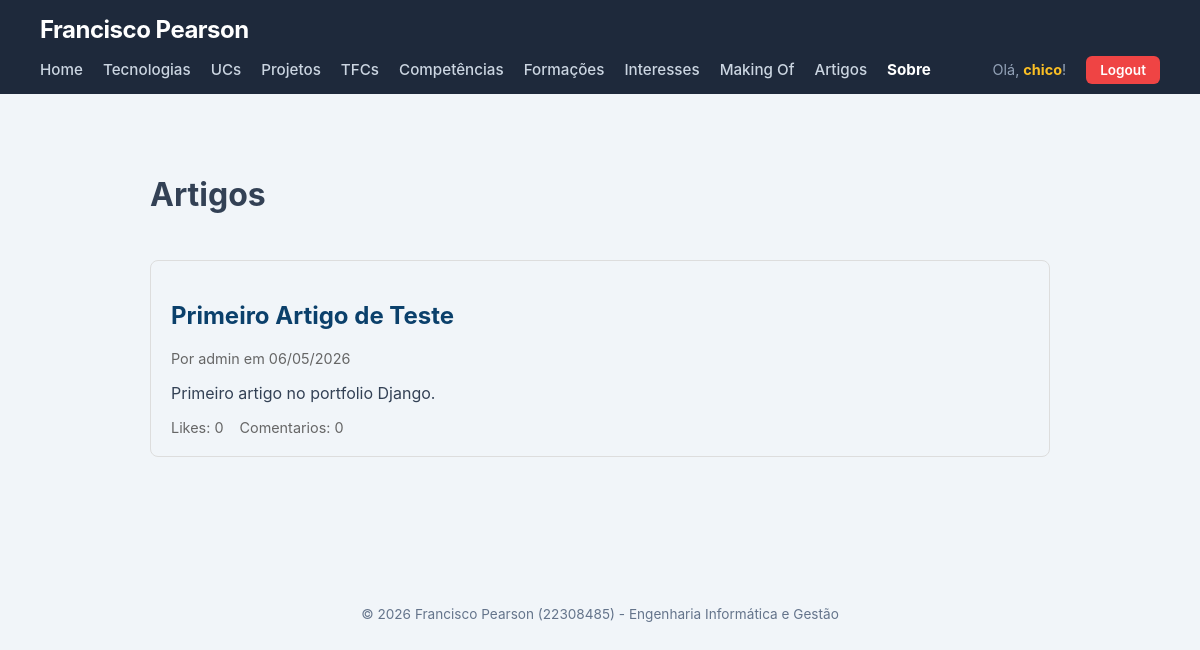
The page /artigos/ (signed in) on the database its author committed.
### artigos/models.py (models this page shows, shortened)
class Artigo(models.Model):
    titulo = models.CharField(max_length=200)
    texto = models.TextField()
    fotografia = models.ImageField(upload_to='artigos/', blank=True, null=True)
    link_externo = models.URLField(blank=True, null=True)
    data_criacao = models.DateTimeField(auto_now_add=True)
    autor = models.ForeignKey(User, on_delete=models.CASCADE, related_name='artigos')
    class Meta:
        ordering = ['-data_criacao']
        verbose_name = 'Artigo'
        verbose_name_plural = 'Artigos'

### artigos/views.py (the view)
# urls.py: path('', views.lista_artigos, name='lista_artigos'),
def lista_artigos(request):
    artigos = Artigo.objects.all()
    return render(request, 'artigos/lista.html', {'artigos': artigos})

### artigos/templates/artigos/lista.html (shortened to what this page needs)
{% extends "portfolio/base.html" %}
{% block content %}
<div style="max-width:900px; margin:0 auto; padding:20px;">
    <div style="display:flex; justify-content:space-between; align-items:center; margin-bottom:24px;">
        <h1>Artigos</h1>
    </div>
    {% if artigos %}
        {% for artigo in artigos %}
        <div style="border:1px solid #ddd; border-radius:8px; padding:20px; margin-bottom:16px;">
            <h2><a href="{% url 'detalhe_artigo' artigo.pk %}" style="color:#0b406b; text-decoration:none;">{{ artigo.titulo }}</a></h2>
            <p style="color:#666; font-size:0.9em;">Por {{ artigo.autor.username }} em {{ artigo.data_criacao|date:"d/m/Y" }}</p>
            <p>{{ artigo.texto|truncatechars:200 }}</p>
            <div style="display:flex; gap:16px; margin-top:10px; font-size:0.9em; color:#666;">
                <span>Likes: {{ artigo.likes.count }}</span>
                <span>Comentarios: {{ artigo.comentarios.count }}</span>
            </div>
        </div>
        {% endfor %}
    {% else %}
        <p style="color:#666;">Ainda nao ha artigos publicados.</p>
    {% endif %}
</div>
{% endblock content %}

### portfolio/templates/portfolio/base.html (shortened to what this page needs)
<!DOCTYPE html>
<html lang="pt-pt">
<head>
</head>
<body>
    <header>
        <h1>Francisco Pearson</h1>
        <nav>
            <ul>
                <li><a href="{% url 'portfolio:home' %}">Home</a></li>
                <li><a href="{% url 'portfolio:tecnologias' %}">Tecnologias</a></li>
                <li><a href="{% url 'portfolio:ucs' %}">UCs</a></li>
                <li><a href="{% url 'portfolio:projetos' %}">Projetos</a></li>
                <li><a href="{% url 'portfolio:tfcs' %}">TFCs</a></li>
                <li><a href="{% url 'portfolio:competencias' %}">Competências</a></li>
                <li><a href="{% url 'portfolio:formacoes' %}">Formações</a></li>
                <li><a href="{% url 'portfolio:interesses' %}">Interesses</a></li>
                <li><a href="{% url 'portfolio:makingof' %}">Making Of</a></li>
                <li><a href="{% url 'lista_artigos' %}">Artigos</a></li>
                <li><a style="color: white; font-weight: bold;" href="{% url 'portfolio:sobre' %}">Sobre</a></li>
                {% if user.is_authenticated %}
                    <li class="auth-item"><span class="user-greeting">Olá, <strong>{{ user.username }}</strong>!</span></li>
                    <li><a href="{% url 'accounts:logout' %}" class="btn-auth btn-logout">Logout</a></li>
                {% else %}
                    <li class="auth-item"><a href="{% url 'accounts:login' %}" class="btn-auth btn-login">Login</a></li>
                    <li><a href="{% url 'accounts:registo' %}" class="btn-auth btn-registar">Registar</a></li>
                {% endif %}
            </ul>
        </nav>
    </header>
    <main>
        {% block content %}
        {% endblock %}
    </main>
    <footer>
        <p>&copy; 2026 Francisco Pearson (22308485) - Engenharia Informática e Gestão</p>
    </footer>
</body>
</html>

### portfolio/templates/portfolio/base.html (style rules this page uses)
body { margin: 0; font-family: -apple-system, BlinkMacSystemFont, "Segoe UI", Roboto, Helvetica, Arial, sans-serif; background-color: #f1f5f9; color: #334155; }
header { background-color: #1e293b; color: white; padding: 15px 40px; }
header h1 { margin: 0 0 15px 0; font-size: 1.5rem; color: white; letter-spacing: -0.5px; }
nav ul { list-style: none; padding: 0; margin: 0; display: flex; flex-wrap: wrap; gap: 20px; align-items: center; }
nav a { color: #cbd5e1; text-decoration: none; font-weight: 500; font-size: 0.95rem; transition: color 0.2s; }
nav .auth-item { margin-left: auto; }
nav .btn-auth { padding: 6px 14px; border-radius: 6px; font-weight: 600; font-size: 0.85rem; }
nav .btn-logout { background: #ef4444; color: white; }
nav .user-greeting { color: #94a3b8; font-size: 0.9rem; }
nav .user-greeting strong { color: #fbbf24; }
main { padding: 40px; max-width: 1000px; margin: 0 auto; }
footer { text-align: center; padding: 20px; color: #64748b; font-size: 0.85rem; margin-top: 40px; }

### rows shown on the page
Artigo: titulo "Primeiro Artigo de Teste", autor.username "admin", data_criacao "06/05/2026", texto "Primeiro artigo no portfolio Django.", likes.count "0", comentarios.count "0"

### other values the page prints
{{ user.username }} "chico"
